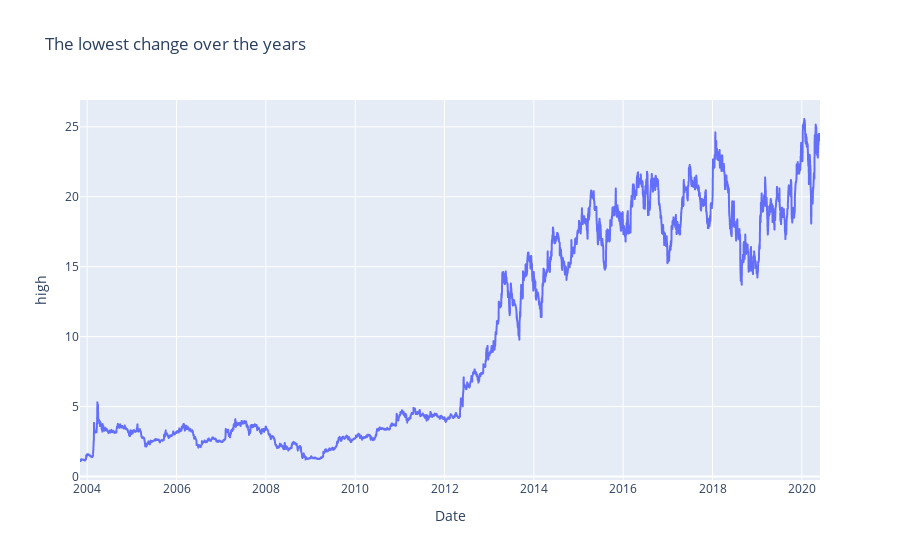

Source (notebook cell):
### Code cell
fig = px.line(ulker, x = 'Date', y = 'high', title='The lowest change over the years')
fig.show()

### Figure 1 — Plotly figure (JSON) as saved in the notebook; plotly's stock layout.template omitted (floating-point values rounded to 4 significant figures; data arrays with more than 128 entries replaced by an {"elided": "..."} marker saying what was removed)
{"data": [{"hovertemplate": "Date=%{x}<br>high=%{y}<extra></extra>", "legendgroup": "", "line": {"color": "#636efa", "dash": "solid"}, "marker": {"symbol": "circle"}, "mode": "lines", "name": "", "showlegend": false, "type": "scattergl", "x": {"elided": "4246 str values"}, "xaxis": "x", "y": {"elided": "4246 float values"}, "yaxis": "y"}], "layout": {"legend": {"tracegroupgap": 0}, "title": {"text": "The lowest change over the years"}, "xaxis": {"anchor": "y", "domain": [0, 1], "title": {"text": "Date"}}, "yaxis": {"anchor": "x", "domain": [0, 1], "title": {"text": "high"}}}}
